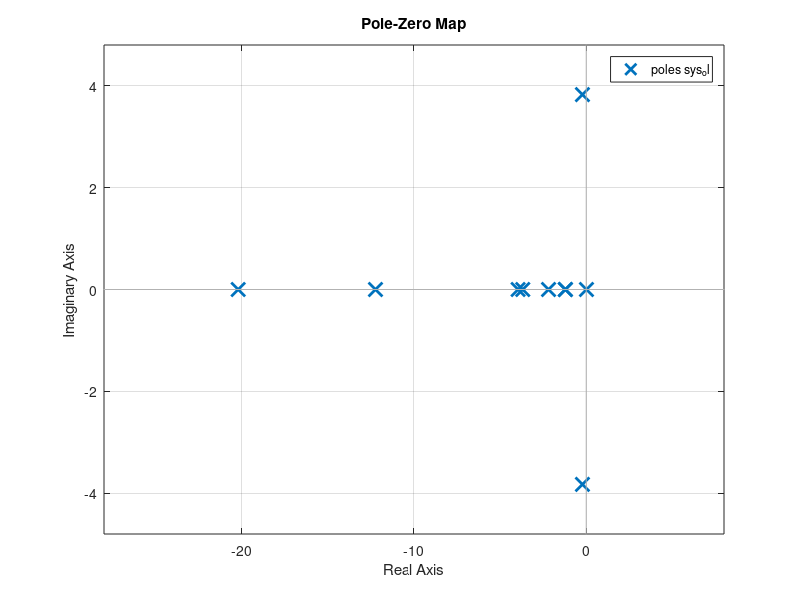

Recreate this plot in MATLAB. (Note: this script raises an error after producing the figure.)
% Filename:  StabilityAnalysis.m (originally cita2a.m)
% From lecture notes ae4-304
%
% Bo Lee (5225604)
%%

% AIRCRAFT- AND FLIGHT CONDITION 'PRACTICAL'.
V   = 181.9;
S   = 24.2;
b   = 13.36;
mub = 32;
KX2 = 0.013;
KZ2 = 0.037;
KXZ = 0.002;
CL  = 1.1360;

% TURBULENCE PARAMETERS APPROXIMATED POWER SPECTRAL DENSITIES
Lg        = 150; 
B         = b/(2*Lg);
sigma     = 2;
sigmaug   = 3;
sigmaug_V = sigmaug/V;
sigmabg   = sigma/V;
sigmaag   = sigma/V;

Iug0 = 0.0249*sigmaug_V^2;
Iag0 = 0.0182*sigmaag^2;
tau1 = 0.0991;     tau2 = 0.5545;     tau3 = 0.4159;
tau4 = 0.0600;     tau5 = 0.3294;     tau6 = 0.2243;

% AIRCRAFT ASYMMETRIC AERODYNAMIC DERIVATIVES 
CYb  =-1.4900;     Clb  =-0.1240;     Cnb  = 0.1865;
CYp  =-0.1450;     Clp  =-0.4344;     Cnp  = 0.0135;
CYr  = 0.4300;     Clr  = 0.1550;     Cnr  =-0.1930;
CYda = 0.0000;     Clda =-0.2108;     Cnda = 0.0031;
CYdr = 0.3037;     Cldr = 0.0469;     Cndr =-0.1261;
 
                   Clpw = 0.8*Clp;    Cnpw = 0.9*Cnp;
                   Clrw = 0.7*Clr;    Cnrw = 0.2*Cnr;
CYfb = 0;
Clfb = 0;
Cnfb = 0;

%CYfbg = CYfb+0.5*CYr;
%Clfbg = Clfb+0.5*Clr;
%Cnfbg = Cnfb+0.5*Cnr;

% CALCULATION OF AIRCRAFT ASYMMETRIC STABILITY DERIVATIVES
yb   = (V/b)*CYb/(2*mub);
yphi = (V/b)*CL/(2*mub);
yp   = (V/b)*CYp/(2*mub);
yr   = (V/b)*(CYr-4*mub)/(2*mub);
ybg  = yb;
ydr  = (V/b)*CYdr/(2*mub);
den  = b*4*mub*(KX2*KZ2-KXZ^2)/V;
lb   = (Clb*KZ2+Cnb*KXZ)/den;
lp   = (Clp*KZ2+Cnp*KXZ)/den;
lr   = (Clr*KZ2+Cnr*KXZ)/den;
lda  = (Clda*KZ2+Cnda*KXZ)/den;
ldr  = (Cldr*KZ2+Cndr*KXZ)/den;
lug  = (-Clrw*KZ2-Cnrw*KXZ)/den;
lbg  = lb;
lag  = (Clpw*KZ2+Cnpw*KXZ)/den;
nb   = (Clb*KXZ+Cnb*KX2)/den;
np   = (Clp*KXZ+Cnp*KX2)/den;
nr   = (Clr*KXZ+Cnr*KX2)/den;
nda  = (Clda*KXZ+Cnda*KX2)/den;
ndr  = (Cldr*KXZ+Cndr*KX2)/den;
nug  = (-Clrw*KXZ-Cnrw*KX2)/den;
nbg  = nb;
nag  = (Clpw*KXZ+Cnpw*KX2)/den;
aug1 =-(V/Lg)^2*(1/(tau1*tau2));
aug2 =-(tau1+tau2)*(V/Lg)/(tau1*tau2);
aag1 =-(V/Lg)^2*(1/(tau4*tau5));
aag2 =-(tau4+tau5)*(V/Lg)/(tau4*tau5);
abg1 =-(V/Lg)^2;
abg2 =-2*(V/Lg);
bug1 = tau3*sqrt(Iug0*V/Lg)/(tau1*tau2);
bug2 = (1-tau3*(tau1+tau2)/(tau1*tau2))*sqrt(Iug0*(V/Lg)^3)/(tau1*tau2);
bag1 = tau6*sqrt(Iag0*V/Lg)/(tau4*tau5);
bag2 = (1-tau6*(tau4+tau5)/(tau4*tau5))*sqrt(Iag0*(V/Lg)^3)/(tau4*tau5);
bbg1 = sigmabg*sqrt(3*V/Lg);
bbg2 = (1-2*sqrt(3))*sigmabg*sqrt((V/Lg)^3);

% STATE- AND INPUT MATRICES
A = [yb yphi yp    yr 0    0    0    0    ybg  0;
     0  0    2*V/b 0  0    0    0    0    0    0;
     lb 0    lp    lr lug  0    lag  0    lbg  0;
     nb 0    np    nr nug  0    nag  0    nbg  0;
     0  0    0     0  0    1    0    0    0    0;
     0  0    0     0  aug1 aug2 0    0    0    0;
     0  0    0     0  0    0    0    1    0    0;
     0  0    0     0  0    0    aag1 aag2 0    0;
     0  0    0     0  0    0    0    0    0    1;
     0  0    0     0  0    0    0    0    abg1 abg2];

B = [0   ydr 0    0    0;
     0   0   0    0    0;
     lda ldr 0    0    0;
     nda ndr 0    0    0;
     0   0   bug1 0    0;
     0   0   bug2 0    0;
     0   0   0    bag1 0;
     0   0   0    bag2 0;
     0   0   0    0    bbg1;
     0   0   0    0    bbg2];

 C = eye(10,10);

 D = zeros(10,5);

% SHOW EIGENVALUES OF THE UNCONTROLLED SYSTEM
eig(A)
sys_ol = ss(A,B,C,D);
figure(1)
pzmap(sys_ol)
grid on
set(gcf,'color','white')
export_fig('pzmap_ol', '-png', '-r300', '-nocrop')

% SHOW EIGENVALUES OF THE REDUCED SYSTEM
A_r = [yb  yr 0    0    0    0    ybg  0;
       nb  nr nug  0    nag  0    nbg  0;
       0   0  0    1    0    0    0    0;
       0   0  aug1 aug2 0    0    0    0;
       0   0  0    0    0    1    0    0;
       0   0  0    0    aag1 aag2 0    0;
       0   0  0    0    0    0    0    1;
       0   0  0    0    0    0    abg1 abg2];

B_r = [0   ydr 0    0    0;
       nda ndr 0    0    0;
       0   0   bug1 0    0;
       0   0   bug2 0    0;
       0   0   0    bag1 0;
       0   0   0    bag2 0;
       0   0   0    0    bbg1;
       0   0   0    0    bbg2];

C_r = eye (8,8);

D_r = zeros(8,5); 

eig(A_r)
sys_r = ss(A_r, B_r, C_r, D_r);

figure(2)
pzmap(sys_r)
grid on
set(gcf,'color','white')
export_fig('pzmap_r', '-png', '-r300', '-nocrop')

% SHOW EIGENVALUES OF THE CONTROLLED SYSTEM
Kphi = -0.1;
K    = [0 Kphi 0 0  0 0  0 0  0 0];
A_cl   = A-B(:,1)*K;
eig(A_cl)
sys_cl = ss(A_cl, B, C, D);

figure(3)
pzmap(sys_cl)
grid on
set(gcf,'color','white')
export_fig('pzmap_cl', '-png', '-r300', '-nocrop')